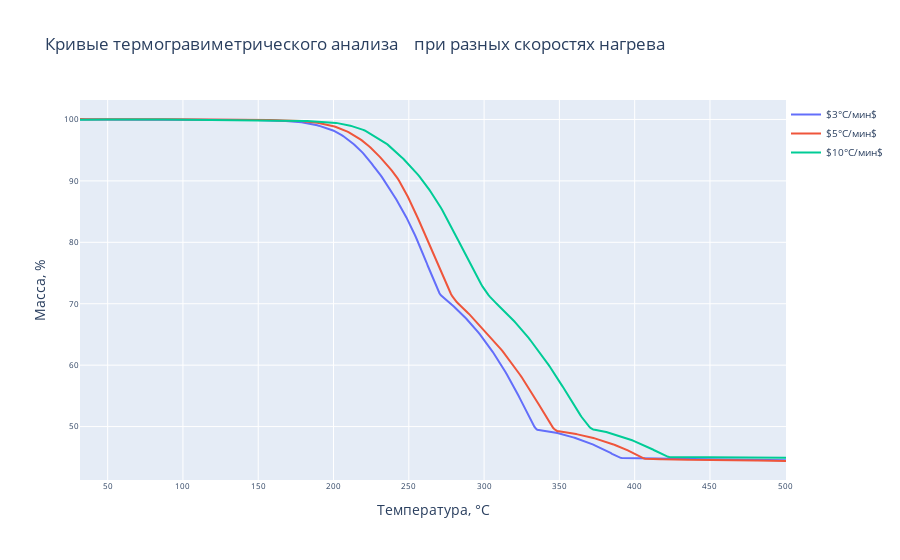

Notebook code for this chart:
### Markdown cell above
Кинетику твердофазных реакций можно изучать с помощью термических аналитических методов путем измерения свойств образца при нагреве или при постоянной температуре. Если реакция связана с потерей массы, то масса отслеживается на протяжении реакции, и кинетика обычно изучается с помощью термогравиметрии (ТГА). Тепловой эффект (выделяющийся или поглощаемый) - это еще одно измеряемое свойство, которое используется для кинетической оценки с использованием дифференциальной сканирующей калориметрии (ДСК) или дифференциального термического анализа (ДТА). Данные о потере массы или потоке тепла преобразуются в нормализованную форму, называемую степенью превращения ($\alpha$). Степень превращения варьирует от 0 до 1 и является мерой прогресса реакции в зависимости от времени или температуры.

Для изотермического термогравиметрического анализа доля превращения в любой момент времени определяется следующим образом:

$$ \alpha = \frac{{m_0 - m_t}}{{m_0 - m_{\infty}}} ~~(1)$$

где:
$ m_0 $ - начальная масса образца,
 $ m_t $ - масса образца в момент времени $ t $, 
 $ m_{\infty} $ - конечная масса образца.

### Code cell
import plotly.graph_objects as go

fig = go.Figure()

fig.add_trace(go.Scatter(x=df.index, y=df['3'], name=r'$3°C/мин$'))
fig.add_trace(go.Scatter(x=df.index, y=df['5'], name=r'$5°C/мин$'))
fig.add_trace(go.Scatter(x=df.index, y=df['10'], name=r'$10°C/мин$'))

fig.update_layout(
xaxis=dict(title='Температура, °С'),
yaxis=dict(title='Масса, %'),
title=dict(text='Кривые термогравиметрического анализа\
    при разных скоростях нагрева')
)

fig.update_layout(
legend=dict(
x=1,
y=1,
traceorder="normal",
font=dict(size=10)
),
xaxis_tickfont=dict(size=8),
yaxis_tickfont=dict(size=8)
)

fig.show()

### Figure 1 — Plotly figure (JSON) as saved in the notebook; plotly's stock layout.template omitted (floating-point values rounded to 4 significant figures; data arrays with more than 128 entries replaced by an {"elided": "..."} marker saying what was removed)
{"data": [{"name": "$3°C/мин$", "type": "scatter", "x": {"elided": "492 float values"}, "y": {"elided": "492 float values"}}, {"name": "$5°C/мин$", "type": "scatter", "x": {"elided": "492 float values"}, "y": {"elided": "492 float values"}}, {"name": "$10°C/мин$", "type": "scatter", "x": {"elided": "492 float values"}, "y": {"elided": "492 float values"}}], "layout": {"legend": {"font": {"size": 10}, "traceorder": "normal", "x": 1, "y": 1}, "title": {"text": "Кривые термогравиметрического анализа    при разных скоростях нагрева"}, "xaxis": {"tickfont": {"size": 8}, "title": {"text": "Температура, °С"}}, "yaxis": {"tickfont": {"size": 8}, "title": {"text": "Масса, %"}}}}
